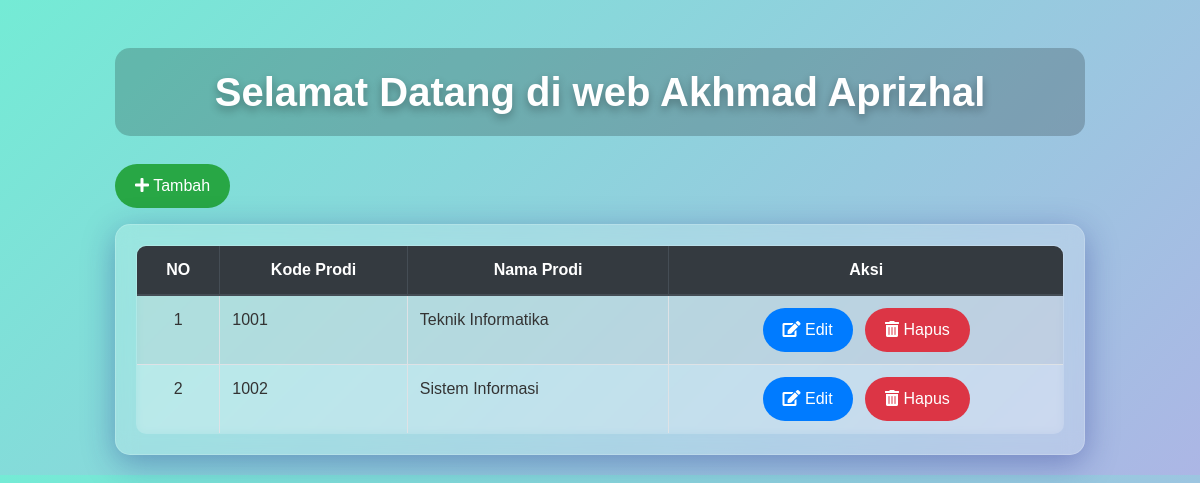
Page /index.php/prodi on the committed database.
### tables this page shows
CREATE TABLE `prodi` (
  `id_prodi` int NOT NULL,
  `kode_prodi` varchar(10) NOT NULL,
  `nama_prodi` varchar(255) NOT NULL
);

### application/controllers/Prodi.php (called while the page is built, shortened)
<?php
class Prodi extends CI_Controller
{
    public function __construct()
    {
        $this->load->model('Prodi_model');
    }
    public function index()
    {
        $data['prodi'] = $this->Prodi_model->lihatData();
        $this->load->view('prodi_view', $data);
    }
}

### index.php (called while the page is built, shortened)
<?php
require_once BASEPATH.'core/CodeIgniter.php';

### application/models/Prodi_model.php (called while the page is built, shortened)
<?php
class Prodi_model extends CI_Model
{
    function lihatData()
    {
        return $this->db->get('prodi')->result();
    }
}

### application/views/prodi_view.php (the view, shortened to what this page needs)
<!DOCTYPE html>
<html lang="en">
<head>
    <link href="https://stackpath.bootstrapcdn.com/bootstrap/4.5.2/css/bootstrap.min.css" rel="stylesheet">
    <link href="https://cdnjs.cloudflare.com/ajax/libs/font-awesome/5.15.3/css/all.min.css" rel="stylesheet">
</head>
<body>
    <div class="container mt-5">
        <div class="welcome-message-container">
            <h1 class="welcome-message">Selamat Datang di web Akhmad Aprizhal</h1>
        </div>
        <a href="<?php echo site_url('prodi/tambah') ?>" class="btn btn-success-custom btn-custom mb-3"><i class="fas fa-plus"></i> Tambah</a>
        <div class="glass-card">
            <table class="table table-bordered table-striped mb-0">
                <thead class="thead-dark">
                    <tr>
                        <th scope="col" class="text-center">NO</th>
                        <th scope="col" class="text-center">Kode Prodi</th>
                        <th scope="col" class="text-center">Nama Prodi</th>
                        <th scope="col" class="text-center">Aksi</th>
                    </tr>
                </thead>
                <tbody>
                    <?php
                    $no = 1;
                    foreach ($prodi as $row) { ?>
                        <tr>
                            <td class="text-center"><?php echo $no++ ?></td>
                            <td><?php echo $row->kode_prodi ?></td>
                            <td><?php echo $row->nama_prodi ?></td>
                            <td class="text-center">
                                <a href="<?php echo site_url('prodi/edit/' . $row->id_prodi) ?>" class="btn btn-info-custom btn-custom mr-2">
                                    <i class="fas fa-edit"></i> Edit
                                </a>
                                <button class="btn btn-danger-custom btn-custom" data-toggle="modal" data-target="#confirmDeleteModal<?php echo $row->id_prodi ?>">
                                    <i class="fas fa-trash-alt"></i> Hapus
                                </button>
                            </td>
                        </tr>
                    <?php } ?>
                </tbody>
            </table>
        </div>
    </div>
</body>
</html>

### application/views/prodi_view.php (style rules this page uses)
body { background: linear-gradient(135deg, #74ebd5 0%, #ACB6E5 100%); font-family: 'Arial', sans-serif; }
.container { max-width: 1000px; }
.glass-card { background: rgba(255, 255, 255, 0.2); backdrop-filter: blur(10px); border-radius: 15px; padding: 20px; margin-bottom: 20px; box-shadow: 0 8px 32px rgba(31, 38, 135, 0.37); border: 1px solid rgba(255, 255, 255, 0.18); transition: transform 0.3s ease; }
.btn-custom { border: none; border-radius: 50px; padding: 10px 20px; transition: background-color 0.3s ease, box-shadow 0.3s ease; }
.btn-success-custom { background-color: #28a745; color: white; }
.btn-info-custom { background-color: #007bff; color: white; }
.btn-danger-custom { background-color: #dc3545; color: white; }
table { background: rgba(255, 255, 255, 0.1); backdrop-filter: blur(5px); border-radius: 10px; overflow: hidden; transition: transform 0.3s ease; }
thead { background: rgba(0, 0, 0, 0.1); }
th, td { color: #333; }
.welcome-message-container { width: 100%; display: flex; justify-content: center; align-items: center; margin-bottom: 20px; }
.welcome-message { font-size: 2.5rem; font-weight: bold; color: #ffffff; text-shadow: 0 4px 8px rgba(0, 0, 0, 0.3); animation: glow 1.5s infinite alternate; position: relative; overflow: hidden; padding: 20px; border-radius: 15px; background: rgba(0, 0, 0, 0.2); width: 100%; max-width: 1000px; text-align: center; }
.welcome-message::before { content: ''; position: absolute; top: 0; left: -100%; height: 100%; width: 100%; background: linear-gradient(90deg, transparent, rgba(255, 255, 255, 0.4), transparent); animation: slide 3s infinite; }

### rows in the picture
prodi: kode_prodi "1001", nama_prodi "Teknik Informatika"
prodi: kode_prodi "1002", nama_prodi "Sistem Informasi"
